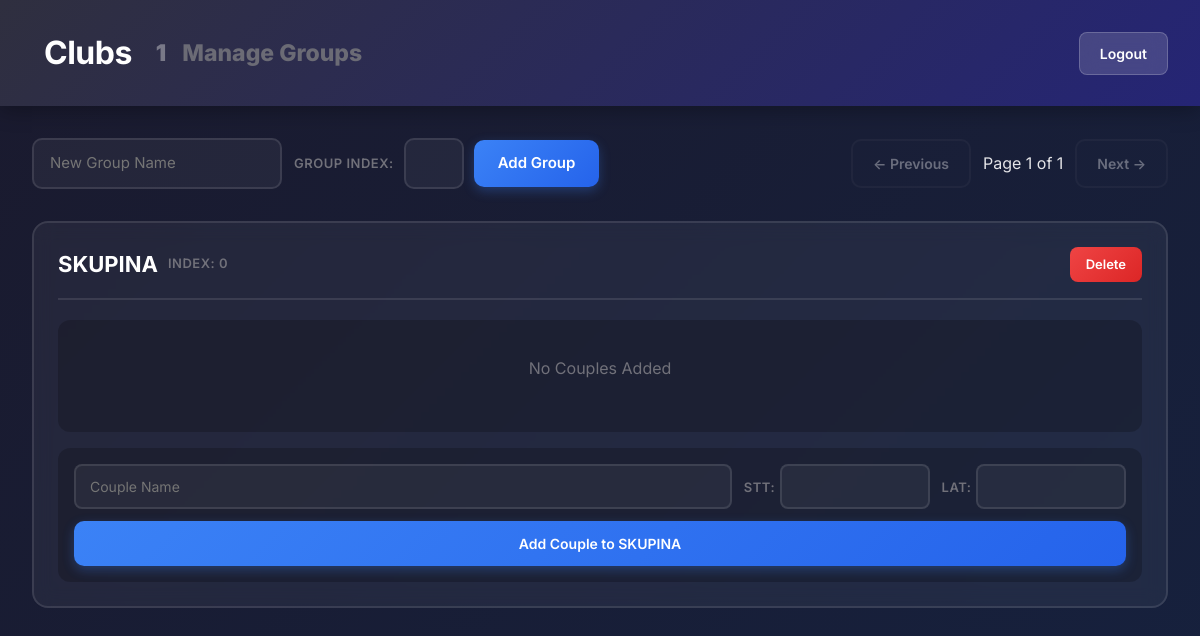
The page /club/18/manage_groups/ (signed in) on the database as committed earlier.
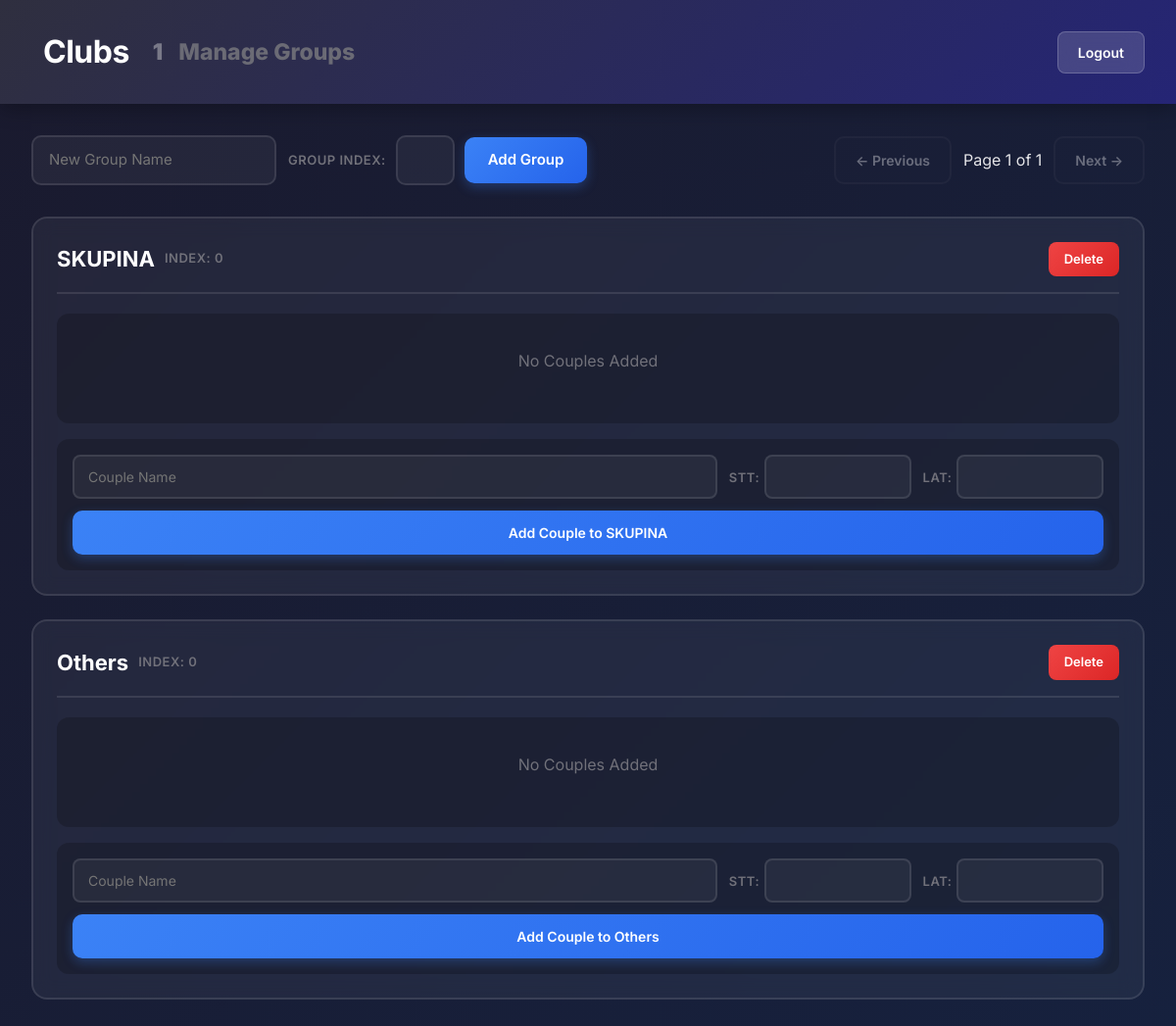
The same page on the database as committed later.
### main/models.py (models this page shows, shortened)
class Group(models.Model):
    club = models.ForeignKey(Club, on_delete=models.CASCADE, related_name='groups', null=True, blank=True)
    user = models.ForeignKey(User, on_delete=models.CASCADE, related_name='owned_groups')
    name = models.CharField(max_length=200)
    index = models.IntegerField(default=0)  # For sorting groups
    couples = []

### main/views.py (the view)
# urls.py: path('club/<int:club_id>/manage_groups/', views.manage_groups, name='manage_groups'),
@login_required
def manage_groups(request, club_id):
    all_groups = request.user.owned_groups.all()
    club = get_object_or_404(Club, id=club_id, club_owner=request.user)
    paginator = Paginator(all_groups, 2)
    page_number = request.GET.get('page', 1)
    page_obj = paginator.get_page(page_number)
    error_message = request.GET.get('error', None)
    success_message = request.GET.get('success', None)
    return render(request, 'manage_groups.html', {
        'page_obj':page_obj,
        'club':club,
        'groups':page_obj.object_list,
        'error_message': error_message,
        'success_message': success_message,
    })

### main/templates/manage_groups.html (shortened to what this page needs)
<!DOCTYPE html>
<html lang="en">
<head>
    <link href="https://cdn.jsdelivr.net/npm/bootstrap@5.3.0/dist/css/bootstrap.min.css" rel="stylesheet">
</head>
<body>
   <div class="header">
        <nav class="navbar navbar-expand-lg" style="background-color: none; margin: 0; padding: 0;">
            <div class="container-fluid" style="display: flex;">
                <a class="navbar-brand" href="/trainer/trainer_dashboard/"
                style="font-size: 32px; font-weight: 700; color: white; letter-spacing: -0.5px; text-decoration: none;">Clubs</a>
                <div class="collapse navbar-collapse" id="navbarSupportedContent">
                <ul class="navbar-nav me-auto mb-2 mb-lg-0" style="display: flex;">
                    <li class="nav-item">
                    <a class="nav-link" aria-current="page" href="/club/{{club.id}}/"
                    style="
                        color: #797988 !important;
                        font-size: 23px !important;
                        font-weight: 1000 !important;
                        background: none;
                    ">{{ club.name }}</a>
                    </li>
                    <li class="nav-item">
                    <a class="nav-link disabled" aria-current="page"
                    style="
                        color: #6b6b75 !important;
                        font-size: 23px !important;
                        font-weight: 800 !important;
                        background: none;
                    ">Manage Groups</a>
                    </li>
                </ul>
                </div>
            </div>
        </nav>
        <a class="header-nav-btn" href="{% url 'logout' %}">Logout</a>
    </div>
    <div class="main-container">
        <div class="top-bar">
            <form method="POST" action="{% url 'add_group' club.id %}" class="add-group-form">
                <input type="text" name="group_name" class="auto-width-input" placeholder="New Group Name" required>
                <div style="display: flex; align-items: center; gap: 10px;">
                    <span class="small-label">Group Index: </span>
                    <input type="text" name="group_index">
                    <button type="submit" class="btn-add">Add Group</button>
                </div>
            </form>
            <div class="nav-buttons">
                <a id="prev-page"
                   class="nav-btn{% if not page_obj.has_previous %} disabled{% endif %}"
                   {% if page_obj.has_previous %}
                   href="?page={{ page_obj.previous_page_number }}"
                   data-target-page="{{ page_obj.previous_page_number }}"
                   {% else %}
                   aria-disabled="true" style="pointer-events: none;"
                   {% endif %}>← Previous</a>
                <span>Page {{ page_obj.number }} of {{ page_obj.paginator.num_pages }}</span>
                <a id="next-page"
                   class="nav-btn{% if not page_obj.has_next %} disabled{% endif %}"
                   {% if page_obj.has_next %}
                   href="?page={{ page_obj.next_page_number }}"
                   data-target-page="{{ page_obj.next_page_number }}"
                   {% else %}
                   aria-disabled="true" style="pointer-events: none;"
                   {% endif %}>Next →</a>
            </div>
        </div>
        <div class="slider-container">
            <div id="groups-slider" class="groups-slider">
                <div class="groups-page" data-page="{{ page_obj.number }}">
                    {% include 'partials/groups_page.html' %}
                </div>
            </div>
        </div>
    </div>
</body>
</html>

### main/templates/partials/groups_page.html (shortened to what the changed rows need)
{% for group in groups %}
<div class="group-card" data-group-id="{{ group.id }}">
    <div class="group-header">
        <div style="display: flex; align-items: center; gap: 10px;">
            <h3 style="margin: 0; padding: 0;" contenteditable="true"
                data-group-id="{{ group.id }}"
                data-original="{{ group.name }}"
                class="editable-group-name"
                title="Click to edit; Enter to save">{{ group.name }}</h3>
            <span class="small-label">Index:
             <span contenteditable="true"
                    data-group-id="{{ group.id }}"
                    data-original="{{ group.index }}"
                    class="editable-group-index"
                    title="Click to edit; Enter to save">{{ group.index }}</span>
            </span>
        </div>
        <form method="POST" action="{% url 'delete_group' club_id=club.id group_id=group.id %}" style="margin: 0;">
            <button type="submit" class="btn-delete"
                    onclick="return confirm('Delete {{ group.name }}?')">Delete</button>
        </form>
    </div>
    {% if group.couples.all or group.dancers.all %}
    <div class="couple-list">
        {% for dancer in group.dancers.all %}
            {% if dancer.in_couple %}
            {% else %}
            <div class="couple-item">
                <div>
                    <span class="editable-dancer" contenteditable="true"
                        data-dancer-id="{{ dancer.id }}"
                        data-original="{{ dancer.name }}"
                        title="Click to edit; Enter to save">{{ dancer.name }}</span>
                    <div>
                        <span class="small-label">STT:</span>
                        <span contenteditable="true"
                            data-dancer-id="{{ dancer.id }}"
                            data-original="{{ dancer.dance_class_stt }}"
                            class="editable-couple-dance-class-stt"
                            title="Click to edit; Enter to save">{{ dancer.dance_class_stt|upper }}</span>
                        <span class="small-label">LAT:</span>
                        <span contenteditable="true"
                            data-dancer-id="{{ dancer.id }}"
                            data-original="{{ dancer.dance_class_lat }}"
                            class="editable-couple-dance-class-lat"
                            title="Click to edit; Enter to save">{{ dancer.dance_class_lat|upper }}</span>
                    </div>
                </div>
                <form method="POST" action="{% url 'delete_dancer' dancer_id=dancer.id club_id=club.id %}" style="margin: 0;">
                    {% csrf_token %}
                    <button type="submit" class="btn-delete">Delete</button>
                </form>
            </div>
            {% endif %}
        {% endfor %}
        {% for couple in group.couples.all %}
        <div class="couple-item" draggable="true"
             data-couple-id="{{ couple.id }}" data-group-id="{{ group.id }}">
            <div>
                <span class="editable-couple" contenteditable="true"
                      data-couple-id="{{ couple.id }}"
                      data-original="{{ couple.name }}">{{ couple.name }}</span>
                <div>
                    <span class="small-label">STT:</span>
                    <span contenteditable="true"
                      data-couple-id="{{ couple.id }}"
                      data-original="{{ couple.dance_class_stt }}"
                      class="editable-couple-dance-class-stt"
                      >{{ couple.dance_class_stt }}</span>
                    <span class="small-label">LAT:</span>
                    <span contenteditable="true"
                        data-couple-id="{{ couple.id }}"
                        data-original="{{ couple.dance_class_lat }}"
                        class="editable-couple-dance-class-lat">{{ couple.dance_class_lat }}</span>
                </div>
            </div>
            <form method="POST" action="{% url 'delete_couple' club_id=club.id couple_id=couple.id%}" style="margin: 0;">
                {% csrf_token %}
                <input type="hidden" name="page" value="{{ page_obj.number }}">
                <button type="submit" class="btn-delete">Delete</button>
            </form>
        </div>
        {% endfor %}
    </div>
    {% else %}
    <div class="couple-list">
        <p style="color: #71717a; text-align: center; padding: 20px;">No Couples Added</p>
    </div>
    {% endif %}
    <form method="POST" action="{% url 'add_couple' club.id%}" class="add-couple-form">
        <div class="assign-row">
            <div class="assign-fields">
                <input type="text" name="couple_name" placeholder="Couple Name" required>
                <div>
                    <span class="small-label">STT:</span>
                    <input type="text" name="dance_class_stt" style="max-width: 100px;" required>
                </div>
                <div>
                    <span class="small-label">LAT:</span>
                    <input type="text" name="dance_class_lat" style="max-width: 100px;" required>
                </div>
            </div>
            <button type="submit">Add Couple to {{ group.name }}</button>
        </div>
    </form>
</div>
{% endfor %}

Rows that differ between the two databases and show on the page:
added Group: name "Others", index "0", shows "No Couples Added"
